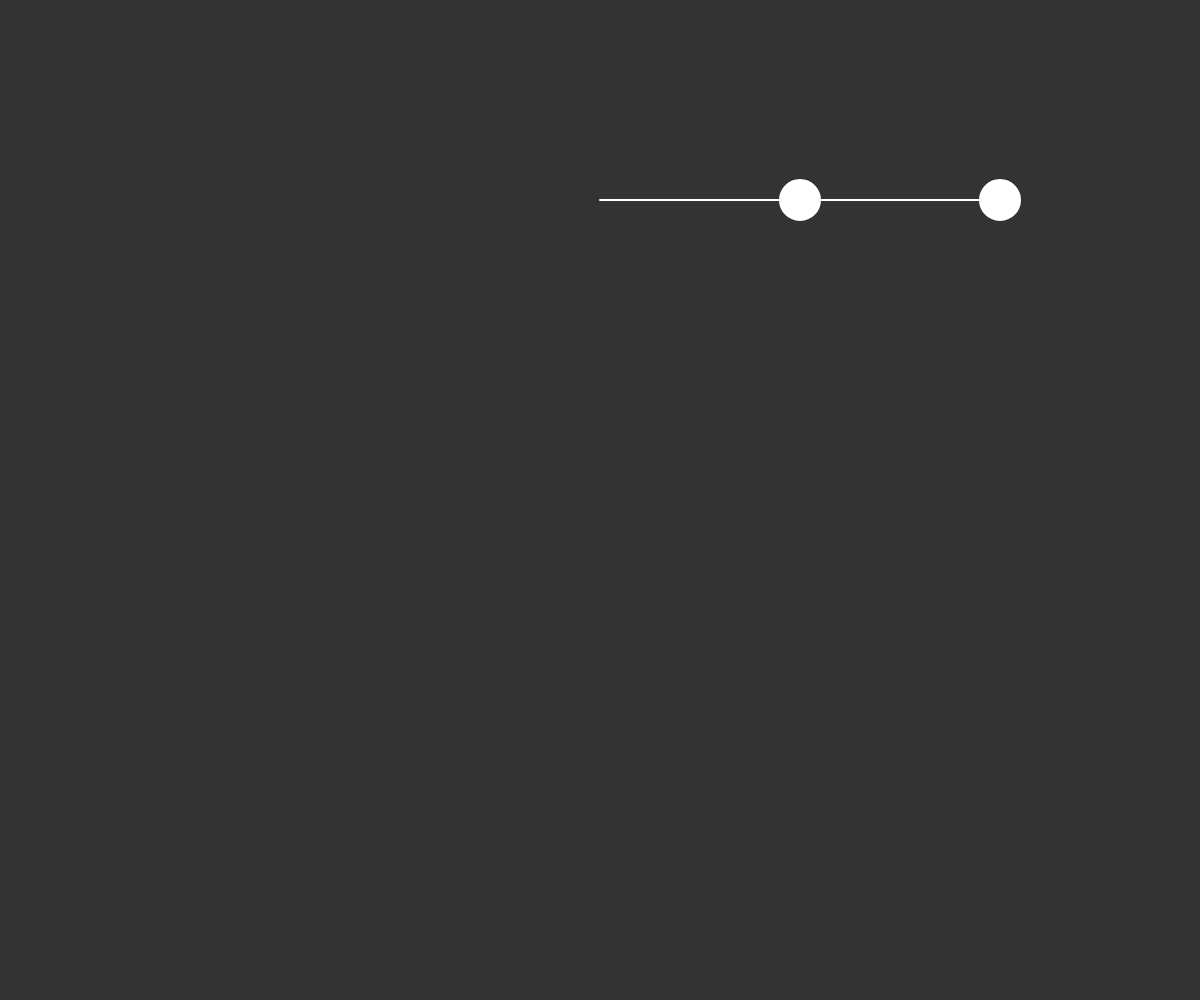
Frame 1 (no input)
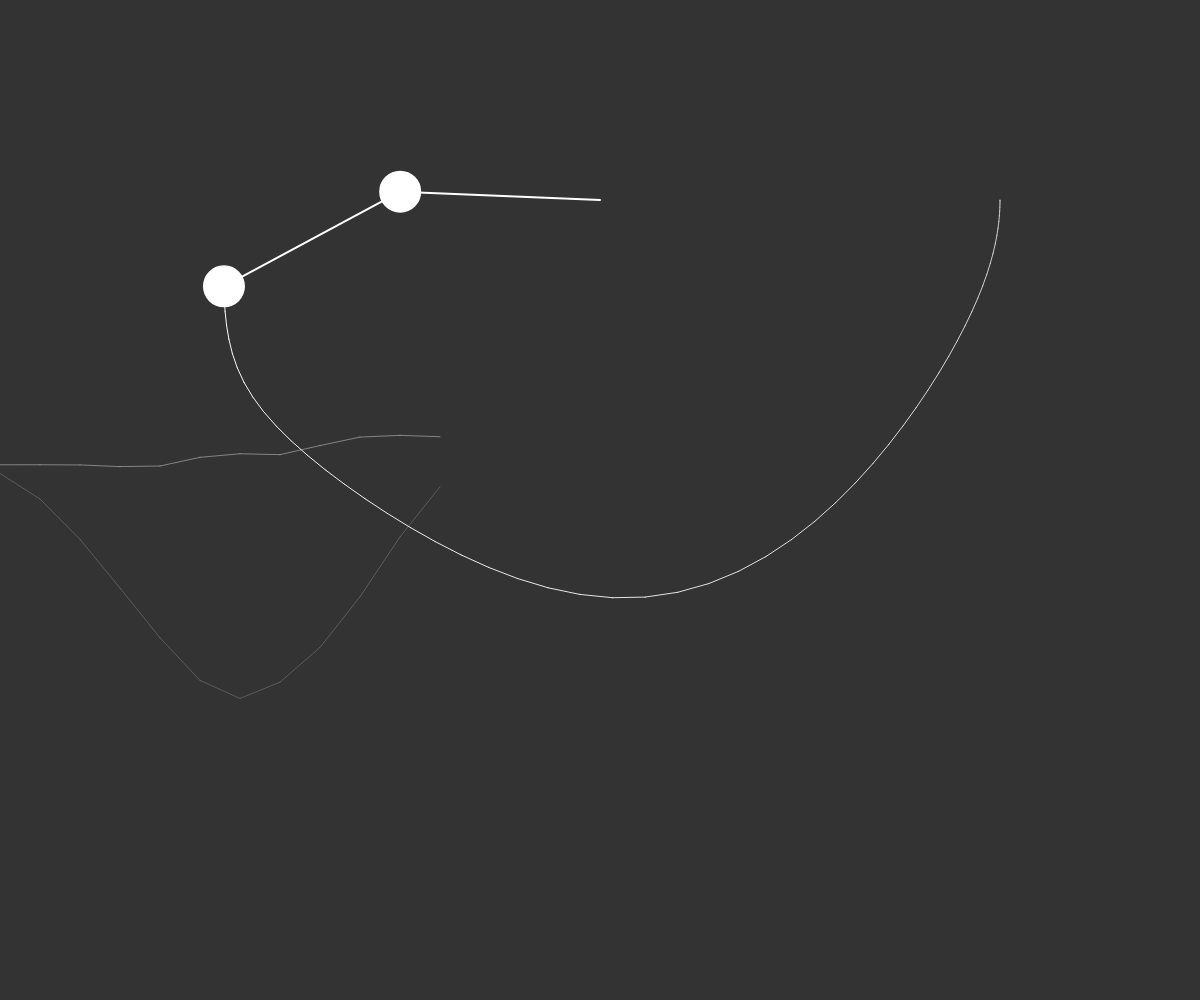
Frame 60 (no input)
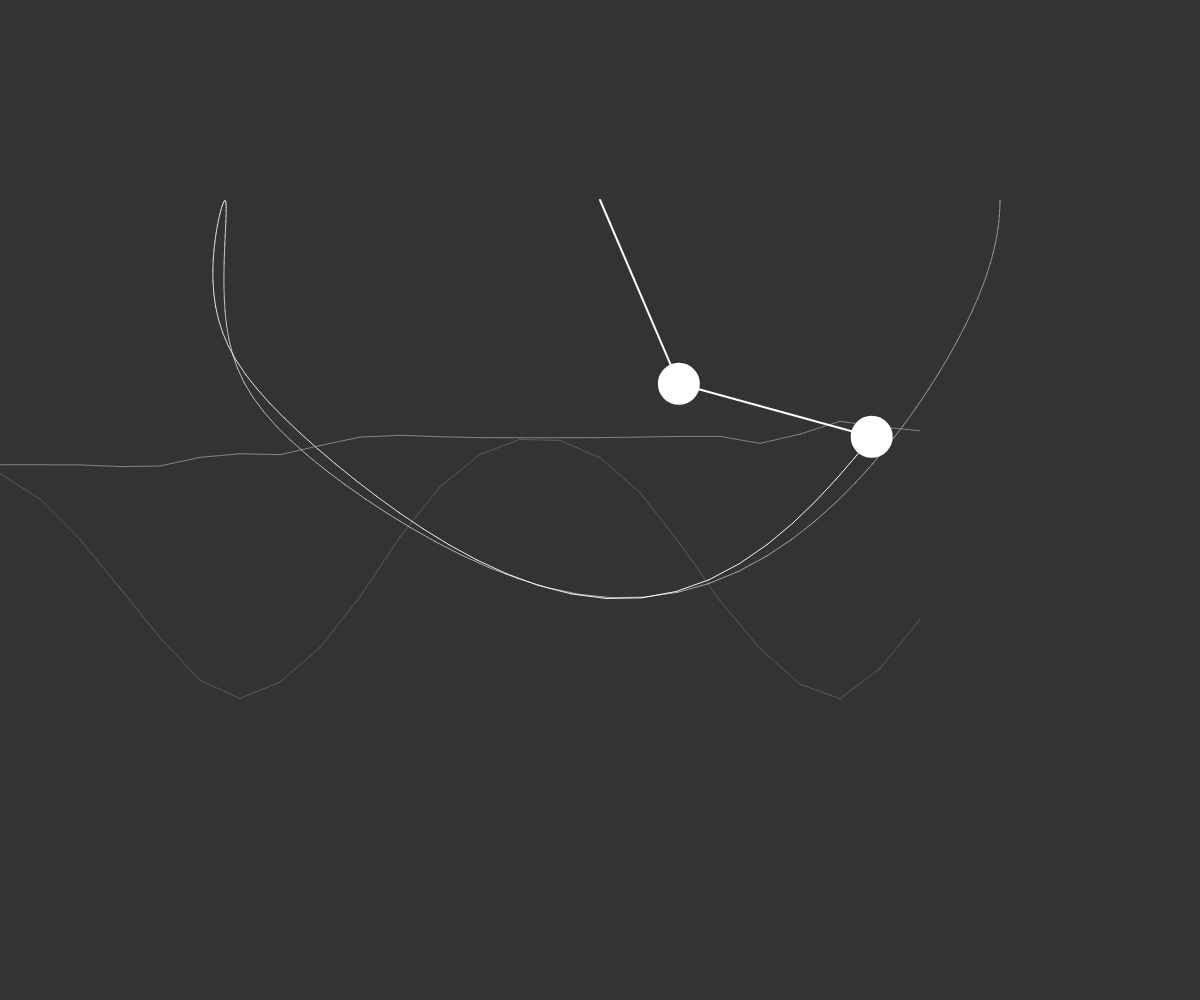
Frame 120 (the mouse pressed at the canvas centre since frame 60)

The p5.js sketch that drew these frames (run headless with seeded random() and noise() and a simulated clock; from frame 60 on, the mouse is pressed at the canvas centre):

// p5.js sketch
// ── sketch.js
var r1 = 200;
var r2 = 200;
var m1 = 40;
var m2 = 40;
var a1 = Math.PI/2;
var a2 = Math.PI/2;
var a1_v = 0;
var a2_v = 0;
var a1_a = 0;
var a2_a = 0;
var del_t = 0.3;
var g = 9.8;

var canvas;
var points = [];
energies = [];
var num_points = 200;

function setup() {
  canvas = createCanvas(windowWidth, windowHeight);
  pg = createGraphics(windowWidth, windowHeight);
}

function draw() {
  background(51);
  stroke(255);
  strokeWeight(2);

  // translate(windowWidth/2, 200);
  var x1 = windowWidth/2 + r1 * sin(a1);
  var y1 = 200 + r1 * cos(a1);

  var x2 = x1 + r2 * sin(a2);
  var y2 = y1 + r2 * cos(a2);

  stroke(255);
  line(windowWidth/2, 200, x1, y1);
  fill(255);
  ellipse(x1, y1, m1, m1);

  line(x1, y1, x2, y2);
  fill(255);
  ellipse(x2, y2, m2, m2);

  a1_a = (-g*(2*m1+m2)*sin(a1) - m2*g*sin(a1-2*a2) - 2*sin(a1-a2)*m2*(a2_v**2*r2+a1_v**2*r1*cos(a1-a1))) / (r1*((2*m1)+m2-m2*cos(2*a1-2*a2)));
  a2_a = 2*sin(a1-a2)*(a1_v**2*r1*(m1+m2)+g*(m1+m2)*cos(a1)+a2_v**2*r2*m2*cos(a1-a1)) / (r2*((2*m1)+m2-m2*cos(2*a1-2*a2)));

  a1_v += a1_a * del_t/2;
  a2_v += a2_a * del_t/2;
  a1 += a1_v * del_t;
  a2 += a2_v * del_t;
  a1_v += a1_a * del_t/2;
  a2_v += a2_a * del_t/2;

  if (points.length < num_points){
    points.push([x2,y2]);
  } else {
    points.shift()
    points.push([x2,y2])
  }

  if (frameCount % 5 == 0) {
    energies.push([PE()/1000, (KE() + PE())/1000]);
    console.log(energies);
  }

  

  for (var i=0; i<points.length-1; i++) {
    stroke(255, 255, 255, ((num_points - points.length +i)*255)/num_points);
    strokeWeight(1);
    line(points[i][0], points[i][1], points[i+1][0], points[i+1][1]);
  }


  if (energies.length < 30) {
    var spread = windowWidth/30;
  } else {
    spread = windowWidth/energies.length;
  }
  for (var i=0; i<energies.length-1; i++) {
    stroke(255,255,255,100);
    strokeWeight(1);
    line(i*spread, -energies[i][1]+700, (i+1)*spread, -energies[i+1][1]+700);
    stroke(255,255,255,50);
    line(i*spread, -energies[i][0]+700, (i+1)*spread, -energies[i+1][0]+700);
  }

}

function KE() {
  var x1 = a1_v*r1*cos(a1);
  var y1 = a1_v*r1*sin(a1);
  var x2 = x1 + a2_v*r2*cos(a2);
  var y2 = y1 + a2_v*r2*sin(a2);
  return((m1*(x1*x1+y1*y1) + m2*(x2*x2+y2*y2))/2)
}

function PE() {
  var y1 = r1*(1-cos(a1));
  var y2 = y1 + r2*(1-cos(a2));

  return(g*m1*y1 + g*m2*y2);
}

// ── double_pendulum.html
<!DOCTYPE html>
<html style="font-size: 16px;">
  <head>
    <meta name="viewport" content="width=device-width, initial-scale=1.0">
    <meta charset="utf-8">
    <meta name="keywords" content="Contact">
    <meta name="description" content="">
    <meta name="page_type" content="np-template-header-footer-from-plugin">
    <title>Projects</title>
    <link rel="stylesheet" href="/nicepage.css" media="screen">
<link rel="stylesheet" href="/Contact.css" media="screen">
    <script class="u-script" type="text/javascript" src="/jquery.js" defer=""></script>
    <script class="u-script" type="text/javascript" src="/nicepage.js" defer=""></script>
    <script src="/libraries/p5.min.js"></script>
    <link id="u-theme-google-font" rel="stylesheet" href="https://fonts.googleapis.com/css?family=Roboto:100,100i,300,300i,400,400i,500,500i,700,700i,900,900i|Open+Sans:300,300i,400,400i,500,500i,600,600i,700,700i,800,800i">
    
    
    <script type="application/ld+json">{
		"@context": "http://schema.org",
		"@type": "Organization",
		"name": ""
}</script>
    <meta name="theme-color" content="#2eb9f7">
    <meta property="og:title" content="Contact">
    <meta property="og:type" content="website">
  </head>
  <body class="u-body u-xxl-mode"><header class="u-clearfix u-header u-header" id="sec-8911"><div class="u-clearfix u-sheet u-sheet-1">
        <nav class="u-align-left u-menu u-menu-dropdown u-offcanvas u-menu-1" data-responsive-from="XL">
          <div class="menu-collapse">
            <a class="u-button-style u-nav-link" href="#" style="padding: 4px 0px; font-size: calc(1em + 8px);">
              <svg class="u-svg-link" preserveAspectRatio="xMidYMin slice" viewBox="0 0 302 302" style=""><use xmlns:xlink="http://www.w3.org/1999/xlink" xlink:href="#svg-5c50"></use></svg>
              <svg xmlns="http://www.w3.org/2000/svg" xmlns:xlink="http://www.w3.org/1999/xlink" version="1.1" id="svg-5c50" x="0px" y="0px" viewBox="0 0 302 302" style="enable-background:new 0 0 302 302;" xml:space="preserve" class="u-svg-content"><g><rect y="36" width="302" height="30"></rect><rect y="236" width="302" height="30"></rect><rect y="136" width="302" height="30"></rect>
</g><g></g><g></g><g></g><g></g><g></g><g></g><g></g><g></g><g></g><g></g><g></g><g></g><g></g><g></g><g></g></svg>
            </a>
          </div>
          <div class="u-nav-container">
            <ul class="u-nav u-unstyled u-nav-1">
              </li><li class="u-nav-item"><a class="u-button-style u-nav-link u-text-active-palette-1-base u-text-hover-palette-2-base" href="/index.html" style="padding: 10px 20px;">Home</a>
              </li><li class="u-nav-item"><a class="u-button-style u-nav-link u-text-active-palette-1-base u-text-hover-palette-2-base" href="/online_projects/projects.html" style="padding: 10px 20px;">Projects</a>
              </li><li class="u-nav-item"><a class="u-button-style u-nav-link u-text-active-palette-1-base u-text-hover-palette-2-base" href="/Photography.html" style="padding: 10px 20px;">Photography</a>
              </li><li class="u-nav-item"><a class="u-button-style u-nav-link u-text-active-palette-1-base u-text-hover-palette-2-base" href="/Contact.html" style="padding: 10px 20px;">Contact</a>
              </li></ul>
          </div>
          <div class="u-nav-container-collapse">
            <div class="u-align-center u-black u-container-style u-inner-container-layout u-opacity u-opacity-95 u-sidenav">
              <div class="u-inner-container-layout u-sidenav-overflow">
                <div class="u-menu-close"></div>
                <ul class="u-align-center u-nav u-popupmenu-items u-unstyled u-nav-2">
                  </li><li class="u-nav-item"><a class="u-button-style u-nav-link" href="/index.html">Home</a>
                  </li><li class="u-nav-item"><a class="u-button-style u-nav-link" href="/online_projects/projects.html">projects</a>
                  </li><li class="u-nav-item"><a class="u-button-style u-nav-link" href="/Photography.html">Photography</a>
                  </li><li class="u-nav-item"><a class="u-button-style u-nav-link" href="/Contact.html">Contact</a>
                  </li></ul>
              </div>
            </div>
            <div class="u-black u-menu-overlay u-opacity u-opacity-70"></div>
          </div>
        </nav>
      </div></header>
      <body>
        <script src="sketch.js"></script>
        <script src="vehicle.js"></script>
      </body>
  </body>
</html>
// ── vehicle.js
function Vehicle(new_dots) {
    if (new_dots == 1) {
        this.pos = createVector(random(windowWidth/2)+windowWidth/4, random(windowHeight/2)+windowHeight/4);
    } else {
        this.pos = createVector(random(windowWidth), random(windowHeight));
    }
    this.vel = p5.Vector.random2D();
    this.vel.mult(0.15);
}

Vehicle.prototype.behaviors = function() {
}

Vehicle.prototype.update = function() {
    this.pos.add(this.vel);
}

Vehicle.prototype.show = function() {
    stroke(255);
    strokeWeight(5);
    point(this.pos.x, this.pos.y);

}
